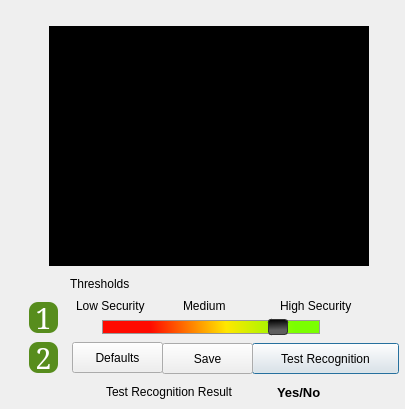
<?xml version="1.0" encoding="UTF-8"?>
<ui version="4.0">
 <class>faceTrainerAdvSettings</class>
 <widget class="QDialog" name="faceTrainerAdvSettings">
  <property name="windowModality">
   <enum>Qt::WindowModal</enum>
  </property>
  <property name="enabled">
   <bool>true</bool>
  </property>
  <property name="geometry">
   <rect>
    <x>0</x>
    <y>0</y>
    <width>405</width>
    <height>409</height>
   </rect>
  </property>
  <property name="minimumSize">
   <size>
    <width>405</width>
    <height>409</height>
   </size>
  </property>
  <property name="maximumSize">
   <size>
    <width>405</width>
    <height>409</height>
   </size>
  </property>
  <property name="windowTitle">
   <string>Advanced Settings</string>
  </property>
  <property name="windowIcon">
   <iconset resource="../../../graphics.qrc">
    <normaloff>:/data/ui/images/pfa-logo.png</normaloff>:/data/ui/images/pfa-logo.png</iconset>
  </property>
  <widget class="QLabel" name="label">
   <property name="geometry">
    <rect>
     <x>70</x>
     <y>276</y>
     <width>91</width>
     <height>16</height>
    </rect>
   </property>
   <property name="text">
    <string>Thresholds</string>
   </property>
   <property name="scaledContents">
    <bool>true</bool>
   </property>
  </widget>
  <widget class="QLabel" name="label_2">
   <property name="geometry">
    <rect>
     <x>76</x>
     <y>296</y>
     <width>94</width>
     <height>20</height>
    </rect>
   </property>
   <property name="text">
    <string>Low Security</string>
   </property>
   <property name="scaledContents">
    <bool>true</bool>
   </property>
  </widget>
  <widget class="QLabel" name="label_4">
   <property name="geometry">
    <rect>
     <x>280</x>
     <y>296</y>
     <width>93</width>
     <height>20</height>
    </rect>
   </property>
   <property name="text">
    <string>High Security</string>
   </property>
   <property name="scaledContents">
    <bool>true</bool>
   </property>
  </widget>
  <widget class="QGraphicsView" name="webcamPreview">
   <property name="geometry">
    <rect>
     <x>49</x>
     <y>26</y>
     <width>320</width>
     <height>240</height>
    </rect>
   </property>
   <property name="maximumSize">
    <size>
     <width>320</width>
     <height>240</height>
    </size>
   </property>
   <property name="styleSheet">
    <string>background-color: rgb(0, 0, 0);</string>
   </property>
   <property name="frameShape">
    <enum>QFrame::NoFrame</enum>
   </property>
   <property name="frameShadow">
    <enum>QFrame::Plain</enum>
   </property>
   <property name="lineWidth">
    <number>0</number>
   </property>
   <property name="sceneRect">
    <rectf>
     <x>0.000000000000000</x>
     <y>0.000000000000000</y>
     <width>320.000000000000000</width>
     <height>240.000000000000000</height>
    </rectf>
   </property>
  </widget>
  <widget class="QPushButton" name="pb_tr">
   <property name="enabled">
    <bool>true</bool>
   </property>
   <property name="geometry">
    <rect>
     <x>252</x>
     <y>343</y>
     <width>147</width>
     <height>31</height>
    </rect>
   </property>
   <property name="text">
    <string>Test Recognition</string>
   </property>
  </widget>
  <widget class="QLabel" name="result">
   <property name="geometry">
    <rect>
     <x>277</x>
     <y>384</y>
     <width>61</width>
     <height>16</height>
    </rect>
   </property>
   <property name="font">
    <font>
     <pointsize>10</pointsize>
     <weight>75</weight>
     <bold>true</bold>
    </font>
   </property>
   <property name="text">
    <string>Yes/No</string>
   </property>
   <property name="scaledContents">
    <bool>true</bool>
   </property>
  </widget>
  <widget class="QLabel" name="result_2">
   <property name="geometry">
    <rect>
     <x>106</x>
     <y>384</y>
     <width>156</width>
     <height>16</height>
    </rect>
   </property>
   <property name="text">
    <string>Test Recognition Result</string>
   </property>
   <property name="scaledContents">
    <bool>true</bool>
   </property>
  </widget>
  <widget class="QLabel" name="lbl_number_4">
   <property name="geometry">
    <rect>
     <x>29</x>
     <y>302</y>
     <width>29</width>
     <height>31</height>
    </rect>
   </property>
   <property name="minimumSize">
    <size>
     <width>0</width>
     <height>0</height>
    </size>
   </property>
   <property name="font">
    <font>
     <family>Serif</family>
     <pointsize>22</pointsize>
     <weight>50</weight>
     <italic>false</italic>
     <bold>false</bold>
    </font>
   </property>
   <property name="autoFillBackground">
    <bool>false</bool>
   </property>
   <property name="styleSheet">
    <string notr="true">background-color: rgb(87, 141, 29);
border-width:5px;
border-radius:9px;
color: rgb(255,255,255);
font: 22pt &quot;Serif&quot;;
</string>
   </property>
   <property name="text">
    <string>1</string>
   </property>
   <property name="textFormat">
    <enum>Qt::PlainText</enum>
   </property>
   <property name="alignment">
    <set>Qt::AlignCenter</set>
   </property>
  </widget>
  <widget class="QLabel" name="lbl_number_5">
   <property name="geometry">
    <rect>
     <x>29</x>
     <y>342</y>
     <width>29</width>
     <height>31</height>
    </rect>
   </property>
   <property name="minimumSize">
    <size>
     <width>0</width>
     <height>0</height>
    </size>
   </property>
   <property name="font">
    <font>
     <family>Serif</family>
     <pointsize>22</pointsize>
     <weight>50</weight>
     <italic>false</italic>
     <bold>false</bold>
    </font>
   </property>
   <property name="autoFillBackground">
    <bool>false</bool>
   </property>
   <property name="styleSheet">
    <string notr="true">background-color: rgb(87, 141, 29);
border-width:5px;
border-radius:9px;
color: rgb(255,255,255);
font: 22pt &quot;Serif&quot;;
</string>
   </property>
   <property name="text">
    <string>2</string>
   </property>
   <property name="textFormat">
    <enum>Qt::PlainText</enum>
   </property>
   <property name="alignment">
    <set>Qt::AlignCenter</set>
   </property>
  </widget>
  <widget class="QPushButton" name="pb_save">
   <property name="enabled">
    <bool>true</bool>
   </property>
   <property name="geometry">
    <rect>
     <x>162</x>
     <y>343</y>
     <width>91</width>
     <height>31</height>
    </rect>
   </property>
   <property name="text">
    <string>Save</string>
   </property>
  </widget>
  <widget class="QPushButton" name="pb_restore">
   <property name="enabled">
    <bool>true</bool>
   </property>
   <property name="geometry">
    <rect>
     <x>72</x>
     <y>342</y>
     <width>91</width>
     <height>31</height>
    </rect>
   </property>
   <property name="text">
    <string>Defaults</string>
   </property>
  </widget>
  <widget class="QSlider" name="percentage">
   <property name="geometry">
    <rect>
     <x>102</x>
     <y>312</y>
     <width>218</width>
     <height>31</height>
    </rect>
   </property>
   <property name="styleSheet">
    <string> QSlider::groove:horizontal {
	 
     border: 1px solid #999999;
     height: 12px; /* the groove expands to the size of the slider by default. by giving it a height, it has a fixed size */
     background: qlineargradient(spread:pad, x1:0.222, y1:0.591318, x2:0.928, y2:0.585, stop:0 rgba(255, 10, 0, 255), stop:0.494444 rgba(255, 231, 0, 255), stop:0.938889 rgba(122, 255, 0, 255));
     margin: 2px 0;
 }

 QSlider::handle:horizontal {
     background:  qlineargradient(spread:pad, x1:0.389, y1:0, x2:0.422, y2:0.698682, stop:0 rgba(0, 0, 0, 255), stop:1 rgba(94, 94, 94, 255));
     border: 1px solid #333333;
     width: 18px;
     margin: -2px 0; /* handle is placed by default on the contents rect of the groove. Expand outside the groove */
     border-radius: 3px;
 }

</string>
   </property>
   <property name="minimum">
    <number>1</number>
   </property>
   <property name="maximum">
    <number>90</number>
   </property>
   <property name="value">
    <number>76</number>
   </property>
   <property name="tracking">
    <bool>true</bool>
   </property>
   <property name="orientation">
    <enum>Qt::Horizontal</enum>
   </property>
   <property name="invertedAppearance">
    <bool>false</bool>
   </property>
   <property name="invertedControls">
    <bool>false</bool>
   </property>
   <property name="tickPosition">
    <enum>QSlider::TicksAbove</enum>
   </property>
   <property name="tickInterval">
    <number>10</number>
   </property>
  </widget>
  <widget class="QLabel" name="label_5">
   <property name="geometry">
    <rect>
     <x>183</x>
     <y>296</y>
     <width>51</width>
     <height>20</height>
    </rect>
   </property>
   <property name="text">
    <string>Medium</string>
   </property>
   <property name="scaledContents">
    <bool>true</bool>
   </property>
  </widget>
 </widget>
 <resources>
  <include location="../../../graphics.qrc"/>
 </resources>
 <connections/>
</ui>
